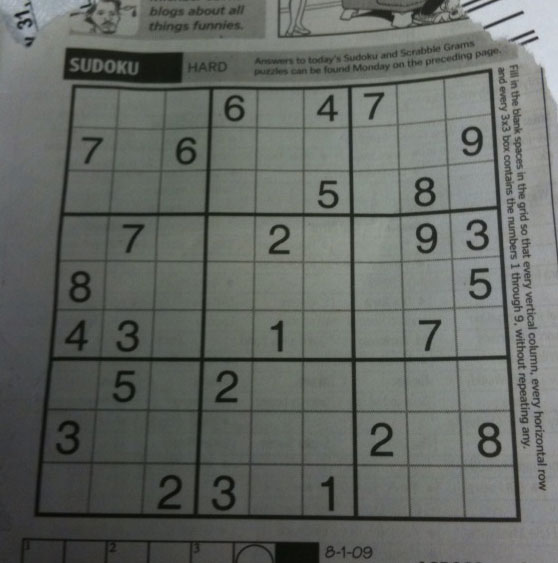
#> input picture Beginner/sudoku.png, 558 x 563 px
$ python KennyEdge.py
#> lines starting #> are read from the running program, lines starting #| are printed output that depends on the picture; after the words box and inside, x2 and y2 are one past the last pixel; in counts of white or black regions, pixels touching at a corner belong together
import cv2 as cv
import numpy as np

import matplotlib.pyplot as plt

img = cv.imread("sudoku.png",0)
#> img: shape (563, 558); min 7, max 218, mean 101.8
img = cv.cvtColor(img,cv.COLOR_BGR2RGB)
#> img: shape (563, 558, 3)

canny = cv.Canny(img,122,255)
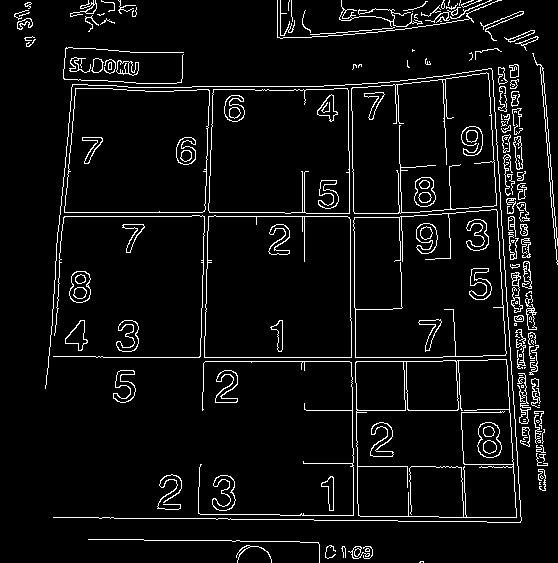
#> canny: shape (563, 558); 5.8% white in thin lines or dots

titles = ['img',"canny_edges"]
images = [img,canny]

for i in range(len(images)):
	plt.subplot(1,2,i+1),plt.imshow(images[i])
	plt.xticks([]),plt.yticks([])
	plt.title(titles[i])
#> this loop made 2 passes

plt.show()
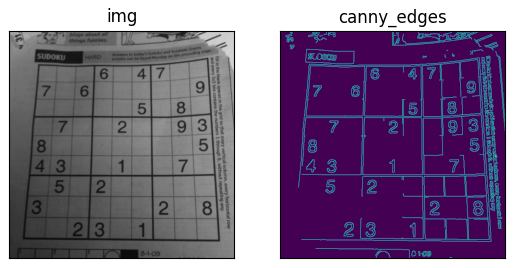
#> figure drawn by matplotlib, 2 panels

cv.waitKey(0)
cv.destroyAllWindows()
